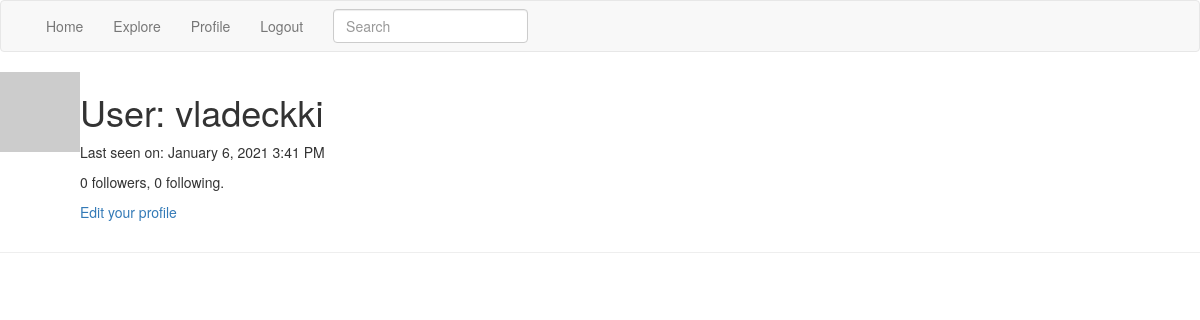
The page /user/vladeckki (signed in) on the database as committed earlier.
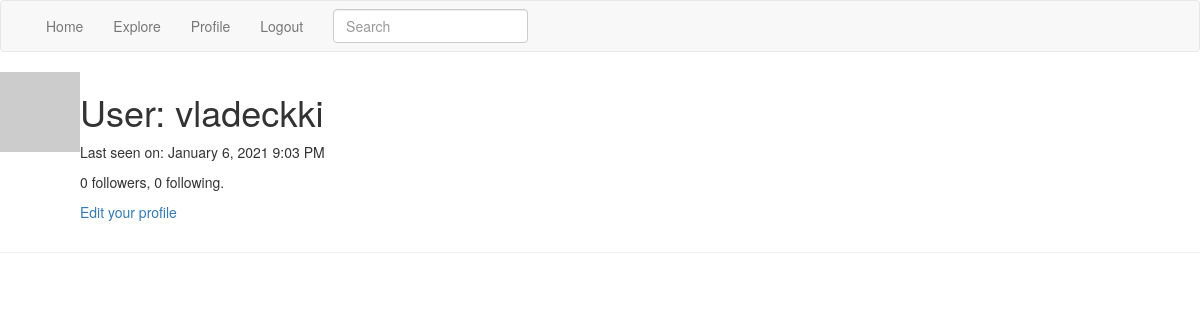
The same page on the database as committed later.
### flaskapp/model.py (models this page shows, shortened)
class User(UserMixin, db.Model):
    id = db.Column(db.Integer, primary_key=True)
    username = db.Column(db.String(64), index=True, unique=True)
    email = db.Column(db.String(120), index=True, unique=True)
    password_hash = db.Column(db.String(128))
    posts = db.relationship('Post', backref='author', lazy='dynamic')
    about_me = db.Column(db.String(140))
    last_seen = db.Column(db.DateTime, default=datetime.utcnow)
    followed = db.relationship(
        'User', secondary=followers,
        primaryjoin=(followers.c.follower_id == id),
        secondaryjoin=(followers.c.followed_id == id),
        backref=db.backref('followers', lazy='dynamic'), lazy='dynamic')
    def avatar(self, size):
        digest = md5(self.email.lower().encode('utf-8')).hexdigest()
        return 'https://www.gravatar.com/avatar/{}?d=identicon&s={}'.format(
            digest, size)

### flaskapp/main/routes.py (the view)
@bp.route('/user/<username>')
@login_required
def user(username):
    user = User.query.filter_by(username=username).first_or_404()
    page = request.args.get('page', 1, type=int)
    posts = user.posts.order_by(Post.timestamp.desc()).paginate(
        page, current_app.config['POSTS_PER_PAGE'], False)
    next_url = url_for('main.user', username=user.username,
                       page=posts.next_num) if posts.has_next else None
    prev_url = url_for('main.user', username=user.username,
                       page=posts.prev_num) if posts.has_prev else None
    form = EmptyForm()
    return render_template('user.html', user=user, posts=posts.items,
                           next_url=next_url, prev_url=prev_url, form=form)

### flaskapp/main/forms.py (shortened to what this page needs)
class SearchForm(FlaskForm):
    q = StringField(_l('Search'), validators=[DataRequired()])

class EmptyForm(FlaskForm):
    submit = SubmitField('Submit')

### flaskapp/main/routes.py (called while the page is built)
@bp.before_app_request
def before_request():
    if current_user.is_authenticated:
        current_user.last_seen = datetime.utcnow()
        db.session.commit()
        g.search_form = SearchForm()
    g.locale = str(get_locale())

@bp.before_app_request
def before_request():
    if current_user.is_authenticated:
        current_user.last_seen = datetime.utcnow()
        db.session.commit()
        g.search_form = SearchForm()
    g.locale = str(get_locale())

### flaskapp/model.py (called while the page is built)
@login.user_loader
def load_user(id):
    return User.query.get(int(id))

    @classmethod
    def before_commit(cls, session):
        session._changes = {
            'add': list(session.new),
            'update': list(session.dirty),
            'delete': list(session.deleted)
        }

    @classmethod
    def after_commit(cls, session):
        for obj in session._changes['add']:
            if isinstance(obj, SearchableMixin):
                add_to_index(obj.__tablename__, obj)
        for obj in session._changes['update']:
            if isinstance(obj, SearchableMixin):
                add_to_index(obj.__tablename__, obj)
        for obj in session._changes['delete']:
            if isinstance(obj, SearchableMixin):
                remove_from_index(obj.__tablename__, obj)
        session._changes = None

### flaskapp/templates/user.html (shortened to what this page needs)
{% extends "base.html" %}
{% block content %}
    <table>
        <tr valign="top">
            <td><img src="{{ user.avatar(128) }}"></td>
            <td>
                <h1>User: {{ user.username }}</h1>
                {% if user.last_seen %}
                    <p>Last seen on: {{ moment(user.last_seen).format('LLL') }}</p>
                {% endif %}
                <p>{{ user.followers.count() }} followers, {{ user.followed.count() }} following.</p>
                {% if user == current_user %}
                    <p><a href="{{ url_for('main.edit_profile') }}">Edit your profile</a></p>
                {% elif not current_user.is_following(user) %}
                    <p><a href="{{ url_for('main.follow', username=user.username) }}">Follow</a></p>
                {% else %}
                    <p><a href="{{ url_for('main.unfollow', username=user.username) }}">Unfollow</a></p>
                {% endif %}
            </td>
        </tr>
    </table>
    <hr>
{% endblock %}

### flaskapp/templates/base.html (shortened to what this page needs)
{% extends 'bootstrap/base.html' %}
{% block navbar %}
    <nav class="navbar navbar-default ">
        <div class="container-fluid">
            <div id="navbar" class="collapse navbar-collapse">
                <ul class="nav navbar-nav">
                    <li><a href="{{ url_for('main.index') }}">Home</a></li>
                    <li><a href="{{ url_for('main.explore') }}">Explore</a></li>
                    {% if current_user.is_anonymous %}
                        <li><a href="{{ url_for('auth.login') }}">Login</a></li>
                    {% else %}
                        <li><a href="{{ url_for('main.user', username=current_user.username) }}">Profile</a></li>
                        <li><a href="{{ url_for('auth.logout') }}">Logout</a></li>
                    {% endif %}
                </ul>
                {% if g.search_form %}
                    <formаххаха class="navbar-form navbar-left" method="get"
                          action="{{ url_for('main.search') }}">
                        <div class="form-group">
                            {{ g.search_form.q(size=20, class='form-control',
                        placeholder=g.search_form.q.label.text) }}
                        </div>
                    </formаххаха>
                {% endif %}
            </div>
        </div>
    </nav>
{% endblock %}

Rows that differ between the two databases and show on the page:
changed User "vladeckki": last_seen "January 6, 2021 3:41 PM" → "January 6, 2021 9:03 PM"
